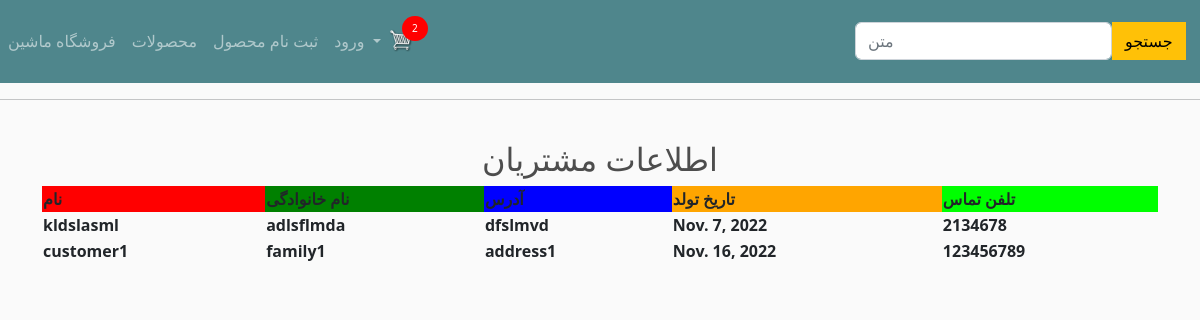
The page /home/showcustomer/ on the database its author committed.
### home/models.py (models this page shows)
class StudentDetails(models.Model):
    fname = models.CharField(max_length=33)
    lname = models.CharField(max_length=33)
    addr = models.CharField(max_length=200)
    birthdate = models.DateField()
    tel = models.IntegerField()

### home/views.py (the view)
# urls.py: path('showcustomer/',views.show_customer),
def show_customer (request):
    all= StudentDetails.objects.all
    return render(request,'show_customer.html',{'all':all})

### templates/show_customer.html (shortened to what this page needs)
{% extends 'store/main.html' %}
{% block content %}
    <h2 align="center">اطلاعات مشتریان</h2>
    <table style="width:100%">
        <tr>
            <th bgcolor="red">نام</th>
            <th bgcolor="green">نام خانوادگی</th>
            <th bgcolor="blue">آدرس</th>
            <th bgcolor="orange">تاریخ تولد</th>
            <th bgcolor="lime">تلفن تماس</th>
        </tr>
        {%for customer in all%}
        <tr>
            <th>{{customer.fname}}</th>
            <th>{{customer.lname}}</th>
            <th>{{customer.addr}}</th>
            <th>{{customer.birthdate}}</th>
            <th>{{customer.tel}}</th>
        </tr>
        {%endfor%}
    </table>
{% endblock %}

### static/CSS/main.css (style rules this page uses)
body { background-color: hsl(0, 0%, 98%); }
h1,h2,h3,h4,h5,h6 { color:hsl(0, 0%, 30%); }

### rows shown on the page
StudentDetails: fname "kldslasml", lname "adlsflmda", addr "dfslmvd", birthdate "Nov. 7, 2022", tel "2134678"
StudentDetails: fname "customer1", lname "family1", addr "address1", birthdate "Nov. 16, 2022", tel "123456789"
